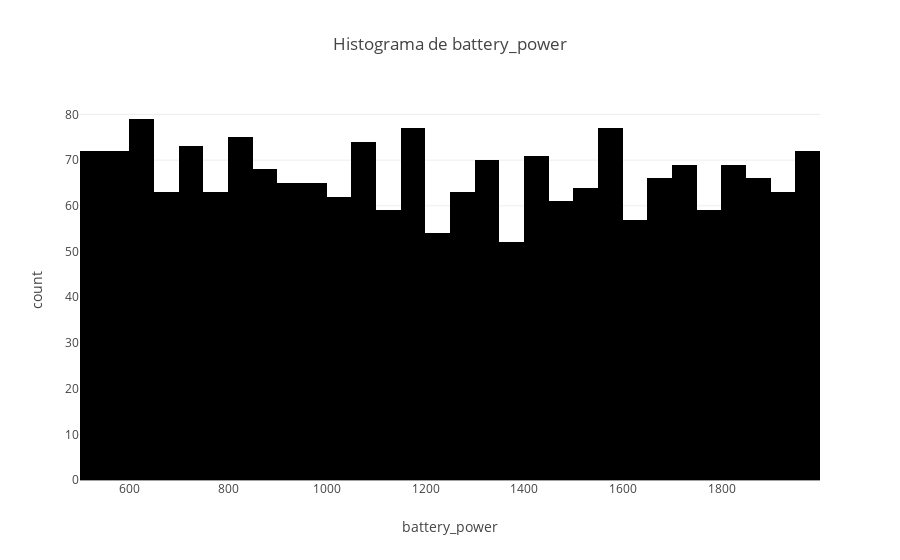

The notebook cell saved with this chart:
### Markdown cell above
## Paso 3: Análisis Exploratorio de Datos (EDA)

Utiliza **pandas** y **plotly-express** para explorar y visualizar el dataset. Por ejemplo, puedes generar un histograma y un gráfico de dispersión.

### Code cell
import plotly.express as px

# Crear un histograma de la columna 'odometer' o, si no existe, de la primera columna
if 'odometer' in df.columns:
    fig_hist = px.histogram(df, x='odometer', title='Histograma de Odómetro')
else:
    fig_hist = px.histogram(df, x=df.columns[0], title=f'Histograma de {df.columns[0]}')
fig_hist.show()

# Crear un gráfico de dispersión (scatter plot) entre 'odometer' y 'price' si existen
if 'odometer' in df.columns and 'price' in df.columns:
    fig_scatter = px.scatter(df, x='odometer', y='price', title='Precio vs Odómetro')
    fig_scatter.show()
else:
    print("No se encontraron las columnas 'odometer' y 'price' para crear el scatter plot.")

### Figure 1 — Plotly figure (JSON) as saved in the notebook; plotly's stock layout.template omitted (floating-point values rounded to 4 significant figures; data arrays with more than 128 entries replaced by an {"elided": "..."} marker saying what was removed)
{"data": [{"alignmentgroup": "True", "bingroup": "x", "hovertemplate": "battery_power=%{x}<br>count=%{y}<extra></extra>", "legendgroup": "", "marker": {"color": "#000001", "pattern": {"shape": ""}}, "name": "", "offsetgroup": "", "orientation": "v", "showlegend": false, "type": "histogram", "x": {"elided": "2000 int values"}, "xaxis": "x", "yaxis": "y"}], "layout": {"barmode": "relative", "legend": {"tracegroupgap": 0}, "title": {"text": "Histograma de battery_power"}, "xaxis": {"anchor": "y", "domain": [0, 1], "title": {"text": "battery_power"}}, "yaxis": {"anchor": "x", "domain": [0, 1], "title": {"text": "count"}}}}
